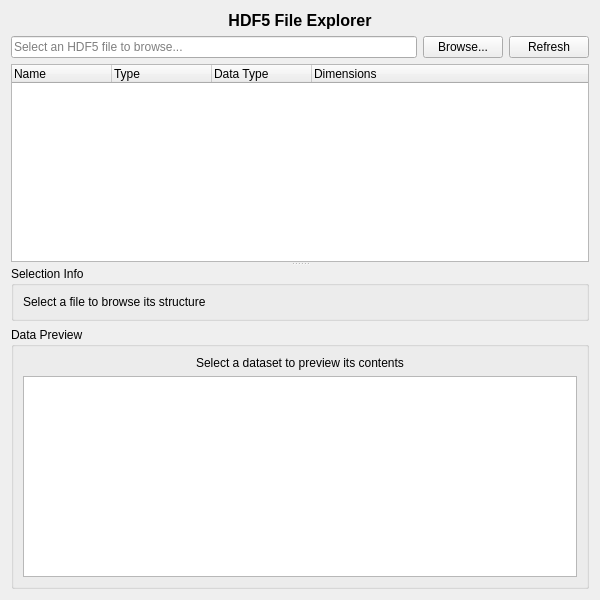
<?xml version="1.0" encoding="UTF-8"?>
<ui version="4.0">
 <class>HDF5Explorer_Widget</class>
 <widget class="QWidget" name="HDF5Explorer_Widget">
  <property name="geometry">
   <rect>
    <x>0</x>
    <y>0</y>
    <width>600</width>
    <height>600</height>
   </rect>
  </property>
  <property name="windowTitle">
   <string>HDF5 Explorer</string>
  </property>
  <layout class="QVBoxLayout" name="verticalLayout">
   <item>
    <widget class="QLabel" name="titleLabel">
     <property name="text">
      <string>HDF5 File Explorer</string>
     </property>
     <property name="font">
      <font>
       <pointsize>12</pointsize>
       <bold>true</bold>
      </font>
     </property>
     <property name="alignment">
      <set>Qt::AlignmentFlag::AlignCenter</set>
     </property>
    </widget>
   </item>
   <item>
    <layout class="QHBoxLayout" name="fileSelectLayout">
     <item>
      <widget class="QLineEdit" name="filePathEdit">
       <property name="placeholderText">
        <string>Select an HDF5 file to browse...</string>
       </property>
       <property name="readOnly">
        <bool>true</bool>
       </property>
      </widget>
     </item>
     <item>
      <widget class="QPushButton" name="browseButton">
       <property name="text">
        <string>Browse...</string>
       </property>
       <property name="toolTip">
        <string>Select an HDF5 file to open</string>
       </property>
      </widget>
     </item>
     <item>
      <widget class="QPushButton" name="refreshButton">
       <property name="text">
        <string>Refresh</string>
       </property>
       <property name="toolTip">
        <string>Reload the current file</string>
       </property>
      </widget>
     </item>
    </layout>
   </item>
   <item>
    <widget class="QSplitter" name="mainSplitter">
     <property name="orientation">
      <enum>Qt::Orientation::Vertical</enum>
     </property>
     <widget class="QTreeWidget" name="treeWidget">
      <property name="alternatingRowColors">
       <bool>true</bool>
      </property>
      <property name="selectionMode">
       <enum>QAbstractItemView::SelectionMode::SingleSelection</enum>
      </property>
      <property name="headerHidden">
       <bool>false</bool>
      </property>
      <property name="expandsOnDoubleClick">
       <bool>false</bool>
      </property>
      <column>
       <property name="text">
        <string>Name</string>
       </property>
      </column>
      <column>
       <property name="text">
        <string>Type</string>
       </property>
      </column>
      <column>
       <property name="text">
        <string>Data Type</string>
       </property>
      </column>
      <column>
       <property name="text">
        <string>Dimensions</string>
       </property>
      </column>
     </widget>
     <widget class="QWidget" name="previewContainer">
      <layout class="QVBoxLayout" name="previewLayout">
       <property name="leftMargin">
        <number>0</number>
       </property>
       <property name="topMargin">
        <number>0</number>
       </property>
       <property name="rightMargin">
        <number>0</number>
       </property>
       <property name="bottomMargin">
        <number>0</number>
       </property>
       <item>
        <widget class="QGroupBox" name="infoGroupBox">
         <property name="title">
          <string>Selection Info</string>
         </property>
         <layout class="QVBoxLayout" name="infoLayout">
          <item>
           <widget class="QLabel" name="infoLabel">
            <property name="text">
             <string>Select a file to browse its structure</string>
            </property>
            <property name="wordWrap">
             <bool>true</bool>
            </property>
            <property name="textFormat">
             <enum>Qt::TextFormat::RichText</enum>
            </property>
            <property name="minimumHeight">
             <number>60</number>
            </property>
           </widget>
          </item>
         </layout>
        </widget>
       </item>
       <item>
        <widget class="QGroupBox" name="previewGroupBox">
         <property name="title">
          <string>Data Preview</string>
         </property>
         <layout class="QVBoxLayout" name="previewGroupLayout">
          <item>
           <widget class="QLabel" name="previewStatusLabel">
            <property name="text">
             <string>Select a dataset to preview its contents</string>
            </property>
            <property name="alignment">
             <set>Qt::AlignmentFlag::AlignCenter</set>
            </property>
           </widget>
          </item>
          <item>
           <widget class="QTableView" name="previewTableView">
            <property name="alternatingRowColors">
             <bool>true</bool>
            </property>
            <property name="selectionMode">
             <enum>QAbstractItemView::SelectionMode::SingleSelection</enum>
            </property>
            <property name="selectionBehavior">
             <enum>QAbstractItemView::SelectionBehavior::SelectItems</enum>
            </property>
            <property name="showGrid">
             <bool>true</bool>
            </property>
            <property name="minimumHeight">
             <number>150</number>
            </property>
           </widget>
          </item>
         </layout>
        </widget>
       </item>
      </layout>
     </widget>
    </widget>
   </item>
  </layout>
 </widget>
 <resources/>
 <connections/>
</ui>
